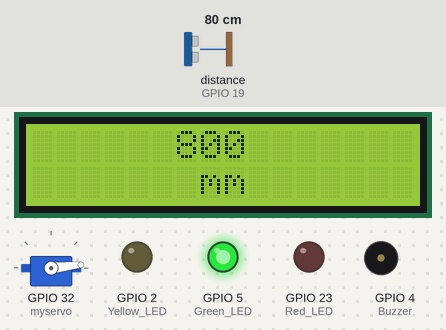
A program run on a simulated ESP32. Parts: 16×2 character LCD, servo, output pins drawn as LEDs (lit = HIGH), buzzer (waves = sounding, pin HIGH). The test bench sets the inputs (shaded band); at power-on: distance to the obstacle (sensor on GPIO 19) 80 cm. What the program prints to the serial monitor is not drawn.

Above: at 1.2 s.
1.3 s: distance to the obstacle (sensor on GPIO 19) set to 250 cm
At 1.48 s:
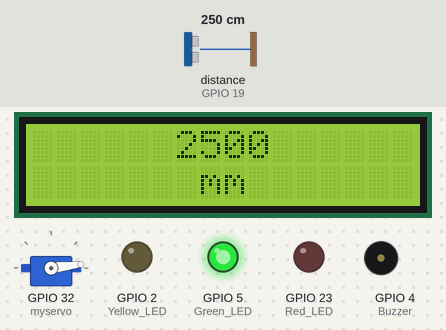
4.3 s: distance to the obstacle (sensor on GPIO 19) set to 27 cm
At 4.62 s:
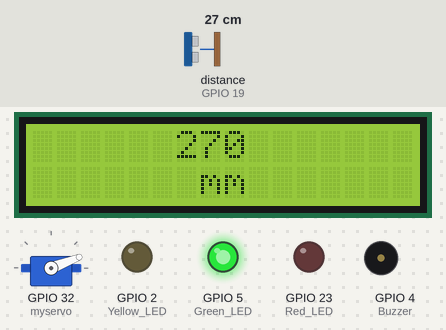
6.4 s: distance to the obstacle (sensor on GPIO 19) set to 22 cm
At 6.52 s:
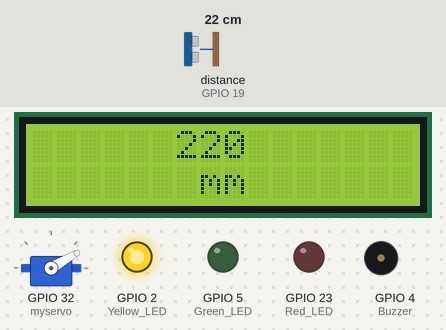
8.5 s: distance to the obstacle (sensor on GPIO 19) set to 35 cm
At 8.64 s:
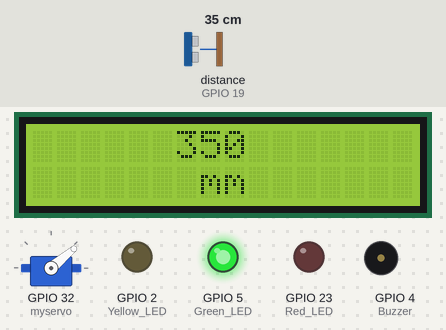
10.6 s: distance to the obstacle (sensor on GPIO 19) set to 18 cm
At 10.76 s:
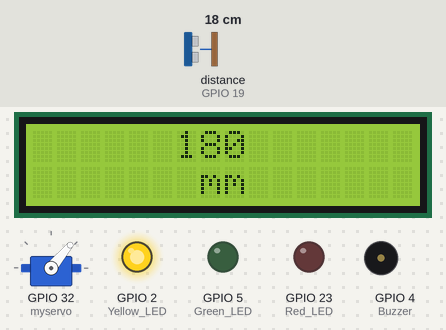
12.7 s: distance to the obstacle (sensor on GPIO 19) set to 250 cm
At 12.89 s:
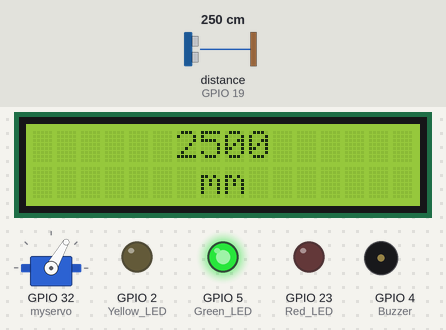
Timing chart, 0 to 19.0 s (numbered marks = the images above; inputs shaded):
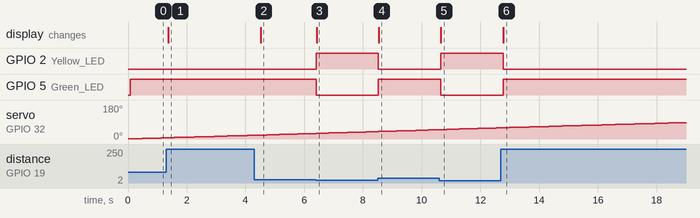

The program:

main.cpp
```cpp
#include <UltrasonicSensor.h>
#include "lcd.h"
#include <Wire.h>
#include "servo.h"

UltrasonicSensor ultrasonic(18, 19);
int distance;
const int Red_LED = 23;
const int Yellow_LED = 2;
const int Green_LED = 5;
const int Buzzer = 4;

void setup()
{
   Serial.begin(115200);
   pinMode(Red_LED, OUTPUT);
   pinMode(Yellow_LED, OUTPUT);
   pinMode(Green_LED, OUTPUT);
   pinMode(Buzzer, OUTPUT);

   lcdSetup();
   radar_setup();

   int temperature = 21.5;
   ultrasonic.setTemperature(temperature);
}

void proximity(){
 distance = ultrasonic.distanceInMillimeters();

if(distance < 100)
{
digitalWrite(Red_LED, HIGH);
digitalWrite(Yellow_LED, LOW);
digitalWrite(Green_LED, LOW);
}
else if (distance >= 100 && distance < 250)
{
  digitalWrite(Red_LED, LOW);
  digitalWrite(Yellow_LED, HIGH);
  digitalWrite(Green_LED, LOW);
}

else {
  digitalWrite(Red_LED, LOW);
  digitalWrite(Yellow_LED, LOW);
  digitalWrite(Green_LED, HIGH);
}

}


void loop()
{
  radar();
  proximity();

  Serial.print("Distance: ");
  Serial.print(distance);
  Serial.println(" mm");

  displayDistance();
  delay(200);
}
```

main.h
```cpp
#ifndef MAIN_H
#define MAIN_H

extern int distance;

#endif
```

servo.cpp
```cpp
#include <ESP32Servo.h>

Servo myservo; // An object called myservo using the preexisting class "Servo"

int pos = 0;
unsigned long lastServoMove = 0;
const int servoInterval = 15;
bool sweepingUp = true;

void radar_setup()
{

    myservo.attach(32);
}

void radar()
{

    unsigned long now = millis();
    if (now - lastServoMove >= servoInterval)
    {
        lastServoMove = now;

        if (sweepingUp)
        {
            pos++;
            if (pos >= 180)
                sweepingUp = false;
        }
        else
        {
            pos--;
            if (pos <= 0)
                sweepingUp = true;
        }

        myservo.write(pos);
    }
}
```

servo.h
```cpp
#ifndef SERVO_CPP
#define SERVO_CPP

void radar();
void radar_setup();

#endif
```

lcd.cpp
```cpp
#include <Arduino.h>
#include "main.h"
#include <Wire.h>
#include <LiquidCrystal_I2C.h>

LiquidCrystal_I2C lcd(0x27, 16, 2); // set the LCD address to 0x27 for a 16 chars and 2 line display

void lcdSetup()
{
    lcd.init(); // initialize the lcd

    // Print a message to the LCD.
    lcd.backlight();
    Wire.begin(21, 22);
}

void displayDistance(){
    lcd.clear();
    lcd.setCursor(6, 0);
    lcd.print(distance);
    lcd.setCursor(7, 1);
    lcd.print("mm");
}
```

lcd.h
```cpp
#ifndef LCD_H
#define LCD_H

void lcdSetup();
void displayDistance();

#endif
```

Measured:
- the behaviour switches between 25 and 24 cm on distance to the obstacle (sensor on GPIO 19) (found by bisection; images 2 and 3)
- after the input at 1.3 s, the display: changes after 0.08 s (image 1)
- after the input at 4.3 s, the display: changes after 0.22 s (image 2)
- after the input at 6.4 s, GPIO 2 (Yellow_LED): LOW → HIGH at once; GPIO 5 (Green_LED): HIGH → LOW at once; the display: changes at once (image 3)
- after the input at 8.5 s, GPIO 2 (Yellow_LED): HIGH → LOW at once; GPIO 5 (Green_LED): LOW → HIGH at once; the display: changes at once (image 4)
- after the input at 10.6 s, GPIO 2 (Yellow_LED): LOW → HIGH after 0.05 s; GPIO 5 (Green_LED): HIGH → LOW after 0.05 s; the display: changes after 0.05 s (image 5)
- after the input at 12.7 s, GPIO 2 (Yellow_LED): HIGH → LOW after 0.07 s; GPIO 5 (Green_LED): LOW → HIGH after 0.07 s; the display: changes after 0.08 s (image 6)
